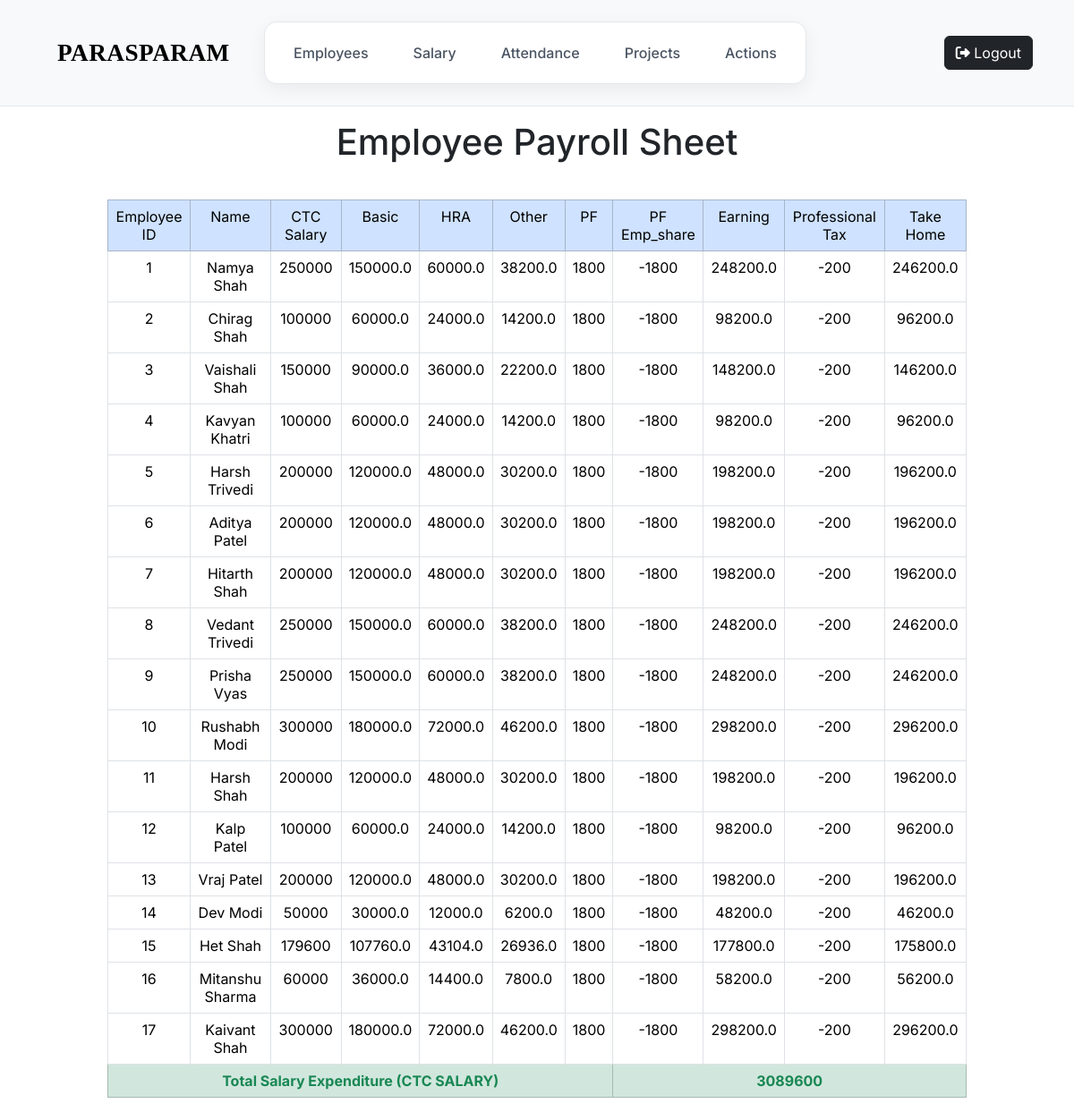
The app's page /admin/salary (signed in), older data.
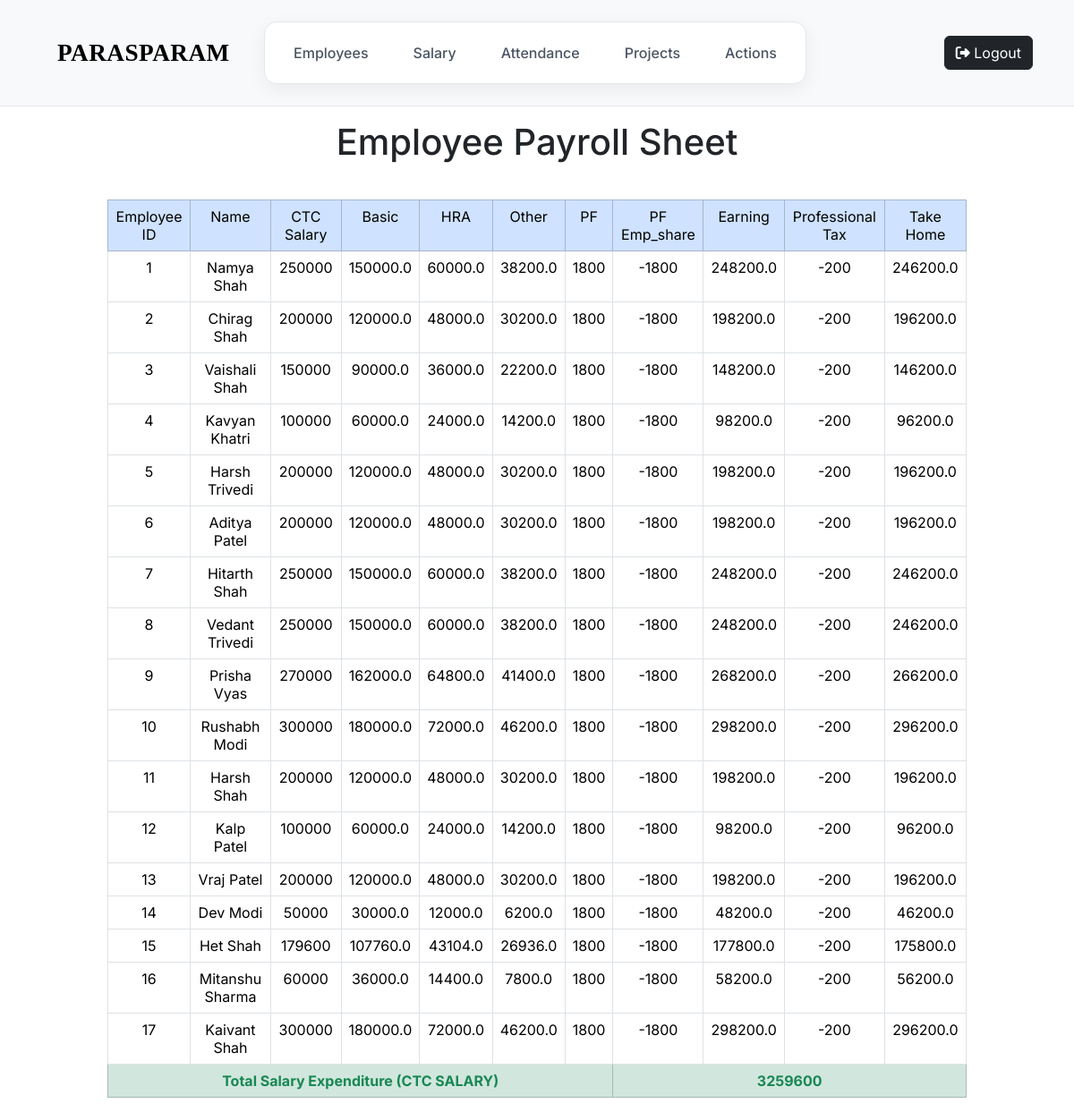
The same page, newer data.
### tables this page shows
CREATE TABLE emp_data1(emp_id INTEGER PRIMARY KEY, emp_name TEXT, hash TEXT, ctc_salary INTEGER, designation, joining_date);

### app.py (the view)
@app.route("/admin/salary")
@admin_login_required
def salary_admin_page():
    employees_data = db.execute("SELECT * FROM emp_data1")
    total_salary = db.execute("SELECT SUM(ctc_salary) AS ts FROM emp_data1")
    return render_template("employee_salary_page_admin.html", employees_data = employees_data, total_salary=total_salary)

### app.py (called while the page is built)
@app.after_request
def after_request(response):
    response.headers["Cache-Control"] = "no-cache, no-store, must-revalidate"
    response.headers["Expires"] = 0
    response.headers["Pragma"] = "no-cache"
    return response

### helpers.py (called while the page is built)
def admin_login_required(f):
    @wraps(f)
    def decorated_function(*args, **kwargs):
        if session.get("adm_id") is None:
            return redirect("/admin/login")
        return f(*args, **kwargs)
    return decorated_function

### templates/employee_salary_page_admin.html
{% extends "admin_home.html" %}
{% block main %}
<div class="center-tag py-3">
<h1> Employee Payroll Sheet</h1>
</div>
<div class="table-wrapper py-3">
    <table class="table table-bordered center-tag" id="emp-table">
        <tr class="table-primary">
            <td> Employee ID </td>
            <td> Name </td>
            <td> CTC Salary </td>
            <td> Basic </td>
            <td> HRA </td>
            <td> Other </td>
            <td> PF </td>
            <td> PF Emp_share </td>
            <td> Earning </td>
            <td> Professional Tax </td>
            <td> Take Home </td>
        </tr>
        {% for employee in employees_data %}
        <tr>
            <td> {{ employee['emp_id'] }}</td>
            <td> {{ employee['emp_name'] }}</td>
            <td> {{ employee['ctc_salary'] }} </td>
            <td>  {{ employee['ctc_salary'] * 0.6 }} </td>
            <td> {{ 0.4 * (employee['ctc_salary'] * 0.6) }} </td>
            <td> {{ employee['ctc_salary'] - (employee['ctc_salary'] * 0.6) - (0.4 * (employee['ctc_salary'] * 0.6)) - 1800 }}</td>
            <td> 1800 </td>
            <td> -1800 </td>
            <td> {{employee['ctc_salary'] * 0.6 + 0.4 * (employee['ctc_salary'] * 0.6) + employee['ctc_salary'] - (employee['ctc_salary'] * 0.6) - (0.4 * (employee['ctc_salary'] * 0.6)) - 1800 }} </td>
            <td> -200 </td>
            <td> {{ (employee['ctc_salary'] * 0.6) + (0.4 * (employee['ctc_salary'] * 0.6)) + (employee['ctc_salary'] - (employee['ctc_salary'] * 0.6) - (0.4 * (employee['ctc_salary'] * 0.6)) - 1800) - 2000}}</td>
        </tr>
        {% endfor %}
        <tr class="table-success text-success fw-bold">
            <td colspan="7" class="text-success"> Total Salary Expenditure (CTC SALARY) </td>
            <td colspan="4" class="text-success"> {{ total_salary[0]['ts'] }} </td>
        </tr>
    </table>
</div>
{% endblock %}

Row changes from the older to the newer data that the page shows:
changed emp_data1 "Chirag Shah": ctc_salary "100000" → "200000"; employee['ctc_salary']*0.6 "60000.0" → "120000.0"; 0.4*(employee['ctc_salary']*0.6) "24000.0" → "48000.0"; ctc_salary "14200.0" → "30200.0"; ctc_salary "98200.0" → "198200.0"; ctc_salary "96200.0" → "196200.0"
changed emp_data1 "Hitarth Shah": ctc_salary "200000" → "250000"; employee['ctc_salary']*0.6 "120000.0" → "150000.0"; 0.4*(employee['ctc_salary']*0.6) "48000.0" → "60000.0"; ctc_salary "30200.0" → "38200.0"; ctc_salary "198200.0" → "248200.0"; ctc_salary "196200.0" → "246200.0"
changed emp_data1 "Prisha Vyas": ctc_salary "250000" → "270000"; employee['ctc_salary']*0.6 "150000.0" → "162000.0"; 0.4*(employee['ctc_salary']*0.6) "60000.0" → "64800.0"; ctc_salary "38200.0" → "41400.0"; ctc_salary "248200.0" → "268200.0"; ctc_salary "246200.0" → "266200.0"
Text that changed along with them:
{{ total_salary[0]['ts'] }}: "3089600" → "3259600"
